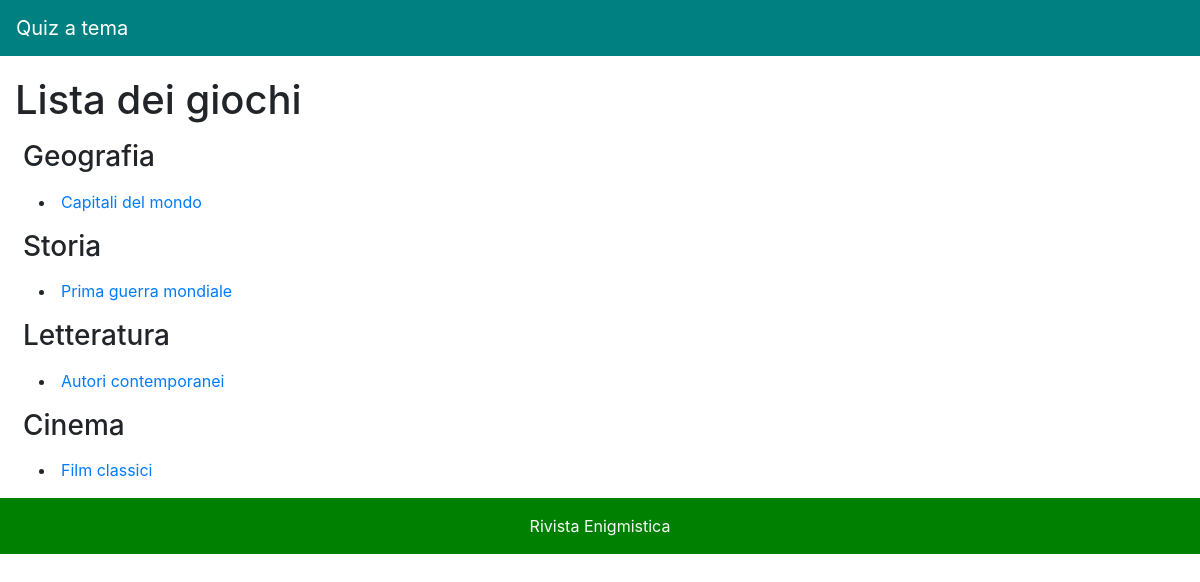
The page / on the database its author committed.
### tables this page shows
CREATE TABLE tematica (
  id int PRIMARY KEY,
  nome varchar(50) NOT NULL
);

CREATE TABLE gioco (
  id int PRIMARY KEY,
  nome varchar(50) NOT NULL,
  id_tematica int,
  CONSTRAINT fk_tematica FOREIGN KEY (id_tematica) REFERENCES tematica (id) ON DELETE CASCADE ON UPDATE CASCADE
);

### index.php (the view, shortened to what this page needs)
<?php
require "libs/header.php";
require "libs/connection.php";
$giochi = $connessione->query("SELECT * FROM gioco");
$tematiche = $connessione->query("SELECT * from tematica");
?>
<h1 class="mb-3">Lista dei giochi</h1>
<p>
    <?php
        foreach ($tematiche as $tematica) {
            echo '<div class="m-2">';
                echo '<h3>'.$tematica["nome"].'</h3>';
                foreach ($giochi as $gioco){
                    if ($tematica["id"] == $gioco["id_tematica"]) {
                        echo '<span class="m-3 d-block">';
                            echo '<li><a href="./gioco.php?id='.$gioco["id"].'&nome='.$gioco["nome"].'">'.$gioco["nome"].'</a></li>';
                        echo '</span>';
                    }
                }
            echo '</div>';
        }
    ?>
</p>
<?php require "libs/footer.php" ?>

### rows shown on the page
tematica: nome "Geografia"
gioco: nome "Capitali del mondo"
tematica: nome "Storia"
gioco: nome "Prima guerra mondiale"
tematica: nome "Letteratura"
gioco: nome "Autori contemporanei"
tematica: nome "Cinema"
gioco: nome "Film classici"
